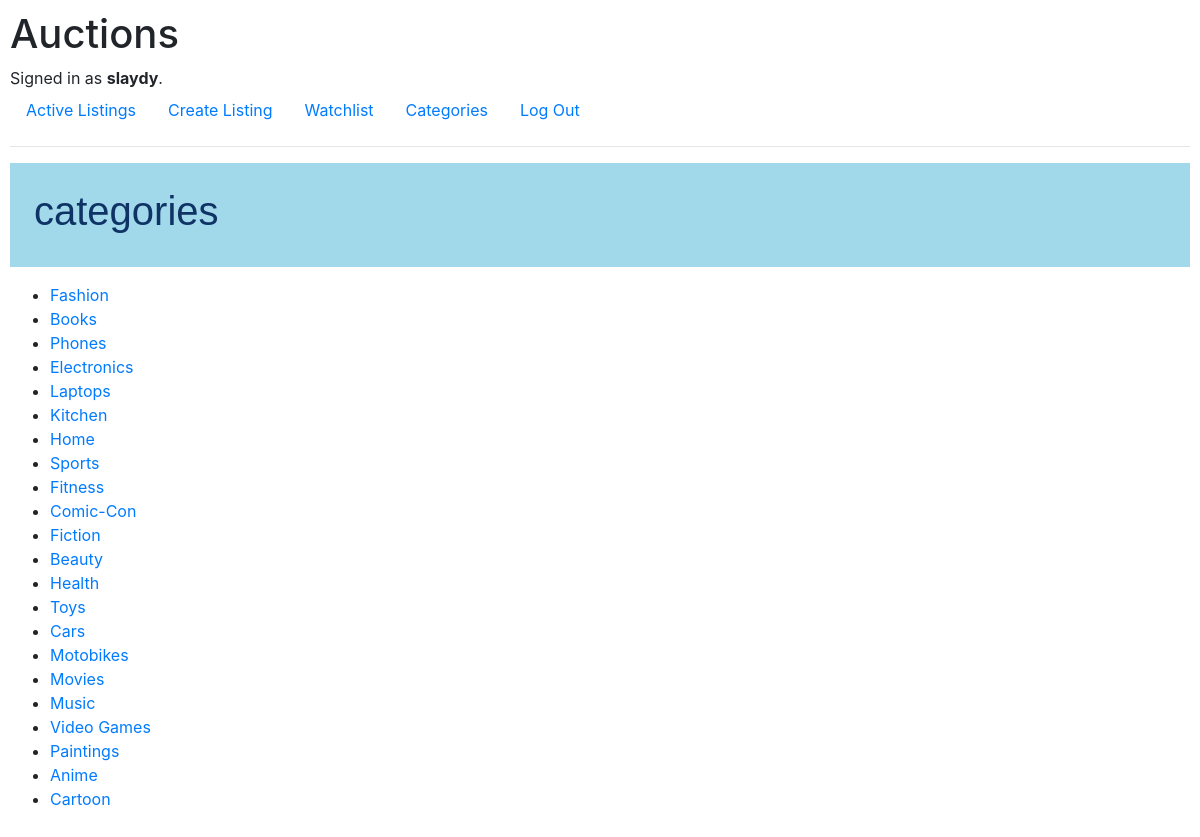
The app's page /auctions/categories (signed in) with its own data.
### auctions/models.py (models this page shows, shortened)
class User(AbstractUser):
    firstName = models.CharField(max_length=64, default="first name")
    lastName  = models.CharField(max_length=64, default="last name")

class Category(models.Model):
    name = models.CharField(max_length=64, unique=True)
    def __str__(self):
        return f"{self.name}"

### auctions/views.py (the view)
# urls.py: path("categories", views.categories_page, name="categories"),
def categories_page(request):
    global watchCounter
    categories = Category.objects.all()
    print(categories)
    params = {
    "watchCounter": watchCounter,
    "categories": categories
    }
    return render(request, "auctions/categories.html", params)

### auctions/templates/auctions/categories.html (shortened to what this page needs)
{% extends "auctions/layout.html" %}
{% block watchlist %}
<a class="nav-link" href="{% url 'watchlist' %}">Watchlist
</a>
{% endblock %}
{% block body %}
<div class="section-heading p-4 mb-3">
    <h1>categories</h1>
</div>
<ul>
    {% for category in categories %}
    <li><a href="{% url "categoryListings" category.name %}">{{category.name}}</a></li>
    {% empty %}
    <li><strong>No Categories</strong></li>
    {% endfor %}
</ul>
{% endblock %}

### auctions/templates/auctions/layout.html (shortened to what this page needs)
{% load static %}
<!DOCTYPE html>
<html lang="en">
    <head>
        <link rel="stylesheet"
            href="https://stackpath.bootstrapcdn.com/bootstrap/4.4.1/css/bootstrap.min.css"
>
        <link href="{% static 'auctions/styles.css' %}" rel="stylesheet">
    </head>
    <body>
        <h1>Auctions</h1>
        <div>
            {% if user.is_authenticated %}
            Signed in as <strong>{{ user.username }}</strong>.
            {% else %}
            Not signed in.
            {% endif %}
        </div>
        <ul class="nav">
            <li class="nav-item">
                <a class="nav-link" href="{% url 'index' %}">Active Listings</a>
            </li>
            {% if user.is_authenticated %}
            <li class="nav-item">
                <a class="nav-link" href="{% url 'create' request.user.username %}">Create
                    Listing</a>
            </li>
            <li>{% block watchlist %}
                {% endblock %}</li>
            <li class="nav-item">
                <a class="nav-link" href="{% url 'categories' %}">Categories</a>
            </li>
            <li class="nav-item">
                <a class="nav-link" href="{% url 'logout' %}">Log Out</a>
            </li>
            {% endif %}
        </ul>
        <hr>
        {% block body %}
        {% endblock %}
    </body>
</html>

### auctions/static/auctions/styles.css (style rules this page uses)
body { padding: 10px; }
.section-heading h1 { color : #0f3365; font-family: sans-serif; }
.section-heading { background-color: #a1d9eb; }

### records on screen
User: username "slaydy"
Category: name "Fashion"
Category: name "Books"
Category: name "Phones"
Category: name "Electronics"
Category: name "Laptops"
Category: name "Kitchen"
Category: name "Home"
Category: name "Sports"
Category: name "Fitness"
Category: name "Comic-Con"
Category: name "Fiction"
Category: name "Beauty"
Category: name "Health"
Category: name "Toys"
Category: name "Cars"
Category: name "Motobikes"
Category: name "Movies"
Category: name "Music"
Category: name "Video Games"
Category: name "Paintings"
Category: name "Anime"
Category: name "Cartoon"
